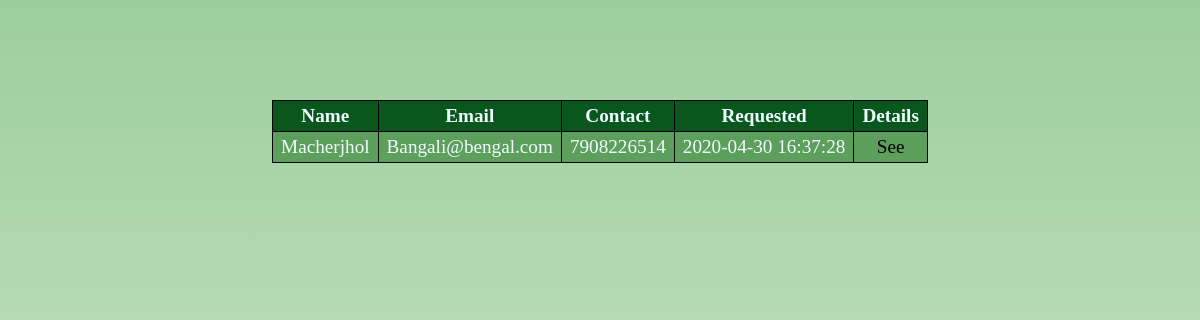
Page /request.php on the earlier database version.
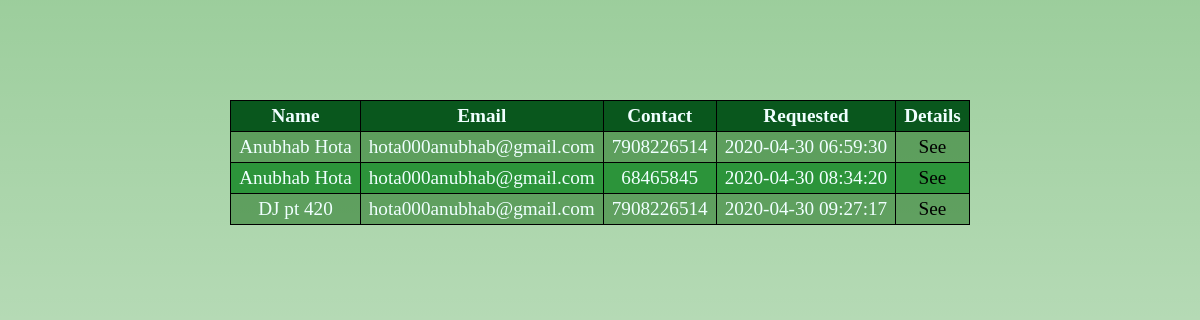
Same page on the later database version.
### tables this page shows
CREATE TABLE `request` (
  `id` int(11) NOT NULL,
  `name` varchar(255) NOT NULL,
  `email` varchar(255) NOT NULL,
  `contact` bigint(20) NOT NULL,
  `material` varchar(255) NOT NULL,
  `price` int(11) NOT NULL,
  `weight` int(11) NOT NULL,
  `collection` varchar(255) NOT NULL,
  `created` timestamp NOT NULL DEFAULT current_timestamp(),
  `lat` double DEFAULT NULL,
  `lng` double DEFAULT NULL
);

### request.php (the view, shortened to what this page needs)
<?php
 include 'db.php';
$sql = 'SELECT * FROM request ORDER BY created';
$result = mysqli_query($conn , $sql);
$request = mysqli_fetch_all($result, MYSQLI_ASSOC);
?>
<!DOCTYPE html>
<html>
    <head>
        <link rel = "stylesheet" type = "text/css" href = "table.css">
        <link rel = "stylesheet" type = "text/css" href = "common.css">
    </head>
    <body>
    <div class="everything">
    <table>
      <tr>
        <th>Name</th>
        <th>Email</th>
        <th>Contact</th>
        <th>Requested</th>
        <th>Details</th>
      </tr>
      <?php foreach($request as $r) {?>
        <tr>
          <td><?php echo $r['name'] ?></td>
          <td><?php echo $r['email'] ?></td>
          <td><?php echo $r['contact'] ?></td>
          <td><?php echo $r['created'] ?></td>
          <td><a href="details.php?id=<?php echo $r['id'] ?>">See</a></td>
        </tr>
      <?php } ?>
    </table>
</div>
</body>
</html>

### table.css (style rules this page uses)
table { font-family: 'Segoe UI light'; text-align: center; font-weight: 900px; margin-top: 100px; border-collapse: collapse; color: azure; ;margin-left:auto;margin-right:auto }
td { border-color: black; border-width: 3px; }
table th { text-align: center; background-color: rgb(9, 87, 29); border: 1px solid black; padding: 4px 8px; border-spacing: 0px; }
table td { border: 1px solid black; padding: 4px 8px; border-spacing: 0px; }
table tr:nth-child(odd) td { background-color: rgb(44, 148, 58); }
table tr:nth-child(even) td { background-color: rgba(25, 110, 25, 0.514); }
.everything { height: 478px; }

### common.css (style rules this page uses)
a { color: black; text-decoration: none; }
.everything { margin-left: 101.66px; margin-right: 101.66px; }
body { margin: 0px; background-image:linear-gradient(rgba(0, 128, 0, 0.39),rgba(0, 128, 0, 0.267),rgba(0, 128, 0, 0.116)); background-repeat: no-repeat; }

### request.php (style rules this page uses)
html, body { height: 100%; margin: 0; padding: 0; }
.everything { text-align : center; font-size : larger; }

Differences in the rows shown:
removed request: name "Macherjhol", email "Bangali@bengal.com", contact "7908226514", created "2020-04-30 16:37:28"
added request: name "Anubhab Hota", email "hota000anubhab@gmail.com", contact "7908226514", created "2020-04-30 06:59:30"
added request: name "Anubhab Hota", email "hota000anubhab@gmail.com", contact "68465845", created "2020-04-30 08:34:20"
added request: name "DJ pt 420", email "hota000anubhab@gmail.com", contact "7908226514", created "2020-04-30 09:27:17"
